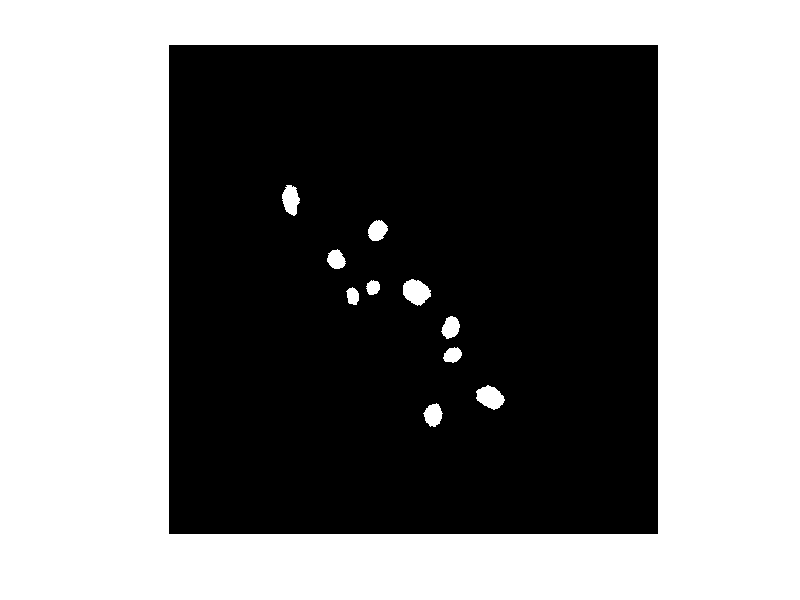

The MATLAB script that drew this image: (Note: this script raises an error after producing the figure.)

% Summary: Script for taking in binary image of nuclei GTs, finding their centres,
% and projecting a circle of S*r onto the binary image. 
% We then want to add together these circles to get the rank for all edge pixels
% in the GT.

% Purpose: to create a wee program that figures out the bits of the
% cell clump that are the hardest to predict. The reason for doing this is
% so that we can tell the network the bits it has to learn the most, for
% improving its ability to detect even the most obscure cytoplasm edges. 

% Method: use the nuclei to find the areas in the cell clump where edges 
% are obscured by overlapping. The amount of weight (which we call 'rank')
% that we assign is proportional to the amount of search circles that are
% overlapping that particular edge. When a circle overlaps another, they
% are added together (i.e. 1 + 1 = rank2). The more circles that overlap,
% the higher the rank, therefore the more difficult that edge is to detect, 
% therefore it has higher impact on the loss function, therefore the network 
% learns it more. 

% Intuition: an edge pixel might be obscured by 5 cells that are overlapped.
% This will be very hard for the network to see, since what it expects to
% be a cytoplasm edge (the bit bordering the cell) is in fact a lot darker
% and mixed in with other bits of the cell. To help it figure out that the
% pixel is indeed the same thing as the outside (i.e. part of the same edge)
% we need to teach it to focus its efforts more on those hidden edges 
% (which are harder) instead of learning only the outer edges (which are easier). 
% Otherwise, the network will assume they are both the same on the basis of
% the easier one, and never actually learn what a 'hard' edge is. 
% By assigning weight/rank to each edge pixel, we can teach the network increase
% its learning capacity on harder edge pixels. 

% Started: 16/03/2020
% Finished: 17/03/2020

% Author: calmac

%% Procedure:
% 1. Get centroids and diameter of each nuclei in the GT image
% To do this, load the nuclei GTs and use regionprops() to get stats. on
% the centroids and diameter of circles with equivalent areas to nuclei.
% We also want to then find what the diameter of our search circle should
% be. Here I use the median of all the nuclei diameters.

% 2. Create search area circles and plot on 0 map.
% Use the median nuclei diameter and scale by 6 (arbitrary).

% 3. Create binary images of each search area, and sum to get rank values.
% In order for us to compute the rank values, we need to create
% intersecting regions between these search circles. This can be done by adding them
% together to produce a 'nuclei search area', where values from 1 to 5ish
% are produced when search circles intersect. 

% 4. Combine circles with GT cyto edges to assign ranks to edge pixels.
% We want to label the edge pixels only, and to do this I simply multiplied
% the GT edgemap with the ranked map. This way, pixels in the GT would be
% scaled according to the rank value at the same pixel position. We now
% have the ranked edge map for using in the new ranking loss function, 
% meaning that pixels have been weighed according to how hard they are to 
% detect, as we wanted.

% 5. EXTRA: create colourmap to highlight value at which edges are ranked.
% The last bit is for helping visualise the method. What it does is take
% the ranked edge map

clear; clc; close all;

%% Load GTs 
load('sample_targets.mat')

% Get an example
n_img = 90;
bw = targets{n_img}{3,1};
figure, imshow(bw);

%% 1. Get stats of each nuclei
% Centroid coordinates and diameter of circles with equivalent areas to
% nuclei
stats = regionprops('table', bw, 'Centroid', 'EquivDiameter');
mean_diameter = mean(stats.EquivDiameter);

% Use median value of diameter as the base diameter for creating a search
% circle
med_diameter = median(stats.EquivDiameter);

% Now estimate a search area of S * med_diameter, where S is an arbitrary
% scaling factor for enlarging the circles around each of the nuclei.
search_diameter(1:size(stats,1)) = round(6 * med_diameter);

%% 2. Next step: do it manually to get binary images 

% Get coordinates of centroids 
n = size(stats,1); % number of nuclei
nuc_centroids = zeros(n, 2);
for i = 1: n
    nuc_centroids(i,:) = stats.Centroid(i,:);
end

% Now take one at a time, plot the circle, get its binary image, 
% then store it into a cell array for adding later.
radius = search_diameter(1) / 2;
img = zeros(512, 512);
for ii = 1: n
    fig = imshow(img); % plot initial b/w image for overlaying binary images
    hold on;
    centroid = nuc_centroids(ii, :);
    x = centroid(1); y = centroid(2);
    [xunit, yunit] = get_circle(x, y, radius);
    circle = drawcircle('Center', centroid, 'Radius', radius);
    BW = createMask(circle);
    search_masks{ii, 1} = BW; % store BW image for that search area for adding later
    close all;
end

%% 3. Get ranked image
% Now that we have the binary image of each search area mask, we can now
% add them together to get the ranked map for that image. 
% Start with first two masks.
nuclei_search = imadd(search_masks{1,1}, search_masks{2,1} );
    
% Now repeat for remaining search areas
for i = 3: n
    n_mask = double(search_masks{i,1}); 
    nuclei_search = imadd(nuclei_search, n_mask);
end

% Show the search areas together
figure, imshow(nuclei_search);

%% Multiply with edge map to get ranked edge pixels
cyto_edges = double(targets{n_img}{2,1});
ranked_edges = immultiply(cyto_edges, nuclei_search);
figure, imshow(cyto_edges);
figure, imshow(ranked_edges); 

% %Got ranked edges, now need to complete edge map
% Do this by getting the ranked edges (intersecting edges),
% non-intersecting edges, and then add them together
% outer_edges = imsubtract(cyto_edges, ranked_edges);
% complete_ranked_map = imadd(outer_edges, ranked_edges);
% figure, imshow(outer_edges); 
% figure, imshow(complete_ranked_map);

%% Check to make sure it works
% max(nuclei_search(:))
% max(ranked_edges(:))
% max(complete_ranked_map(:))

%% 4. For some reason MATLAB is being gay.
% Doesnt let you keep the rank values when adding the outer and inner edges
% together (line 79), but instead converts them all to binary values. 
% Need a way of building up the ranked_edges (which has the correct rank
% values), so that it has the outer edges (rank=1) too.
for ii = 1: 262144 % for all the pixels in the ranked edges map   
    % if the pixel at ii is 0 in ranked_edges BUT is 1 in the GT
    if ranked_edges(ii) == 0 && cyto_edges(ii) == 1
        ranked_edges(ii) = 1; % then make that pixel = 1 in ranked_edges.
    else 
        continue;
    end
end
% this builds up the missing edges in ranked_edges, making them = 1 as we
% wanted.

figure, imshow(ranked_edges); 
max_rank = max(ranked_edges(:));
fprintf('Max value in ranked_edges: %d \n', max_rank)

% DONE!

%% Produce coloured binary image
% To make it easier to see where the ranked values are labelled.

rank0 = [0 0 0];      % black:  for rank=0
rank1 = [0 0 1];      % blue:   for rank=1
rank2 = [0 1 0];      % green:  for rank=2
rank3 = [1 0 1];      % purple: for rank=3
rank4 = [255/255 165/255 0];    % orange: for rank=4
rank5 = [1 0 0];      % red:    for rank=5

rankmap_colours = [rank0; rank1; rank2; rank3; rank4; rank5];
labels = {'Background','Rank=1','Rank=2','Rank=3','Rank=4','Rank=5'};
rankmap = rankmap_colours(1:1+max_rank, :);
labels = labels(1:1+max_rank);

figure, imagesc(ranked_edges); 
colormap(rankmap);
axis image
axis off
h = colorbar('Location','SouthOutside'); 
ylabel(h, 'Rank Map');
ro = (1 - 1/6)/2;
h.YTick = [ro 3*ro 5*ro 7*ro 9*ro 11*ro];
h.YTickLabel = {'Background','1','2','3','4','5'};

%% Circle function 
function [xunit, yunit] = get_circle(x, y, r)
    th = 0: pi/50: 2*pi;
    xunit = r .* cos(th) + x;
    yunit = r .* sin(th) + y;
end
